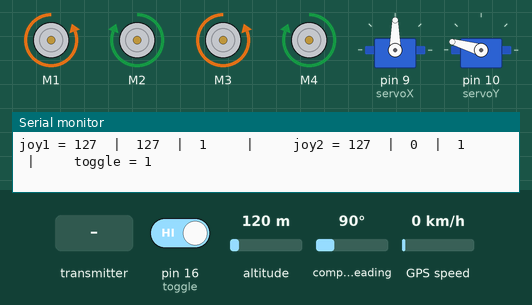
Bench run of a sketch on a simulated Arduino Mega 2560, built with avr-gcc and run on an emulated ATmega2560. On the bench: 4 × DC motor (green arrow = forward, orange = backward, longer = faster), 2 × servo, the last lines printed to the serial monitor. Inputs (shaded band) come from the test bench; at power-on: compass heading 90°, pin 16 (toggle) HIGH, altitude 120 m, GPS speed 0 km/h. The GPS gets a fix after 3 s at 37.7749, -122.4194 with 8 satellites; no radio packets arrive unless stated.

Above: at 1.28 s.
1.3 s: the transmitter starts sending joy2Y = 255
At 3.6 s:
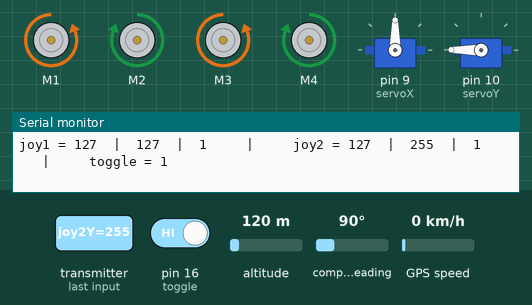
4.8 s: compass heading set to 67°
9.0 s: compass heading set to 64°
At 12.62 s:
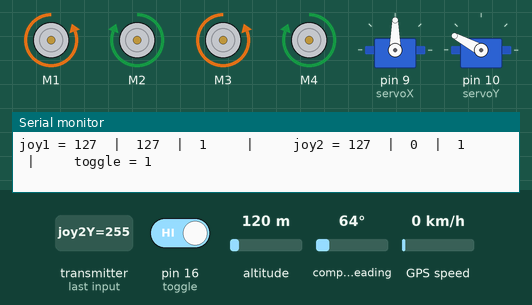
13.2 s: the transmitter starts sending joy2X = 0
16.7 s: the transmitter starts sending j1button = 0
At 16.85 s:
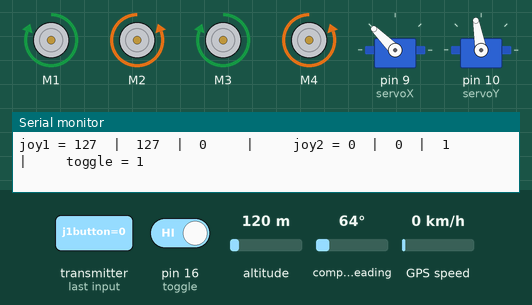
20.2 s: the transmitter starts sending joy2X = 128
At 20.26 s:
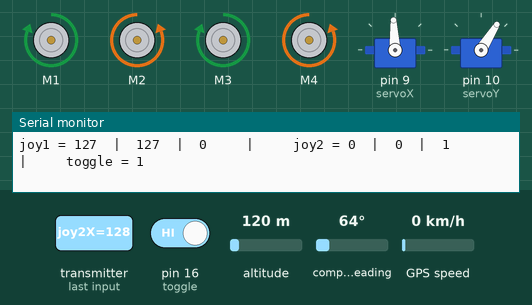
Timing chart, 0 to 24.7 s (numbered marks = the images above; inputs shaded):
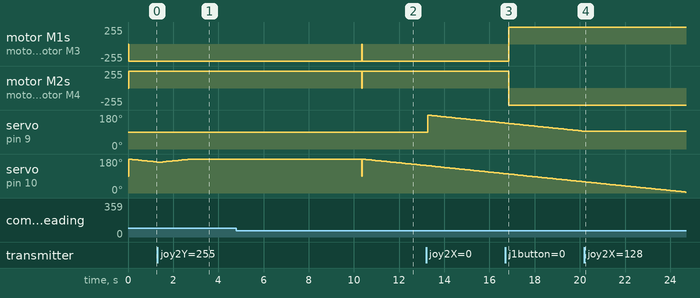

Measured:
- the behaviour switches between 65 and 64° on compass heading (found by bisection; images 1 and 2)
- after the input at 9.0 s, motor M1, motor M3: backward 255/255 → stopped after 1.3 s, → backward 255/255 0.02 s later; motor M2, motor M4: forward 255/255 → stopped after 1.3 s, → forward 255/255 0.02 s later
- after the input at 16.7 s, motor M1, motor M3: backward 255/255 → forward 255/255 after 0.15 s; motor M2, motor M4: forward 255/255 → backward 255/255 after 0.15 s
- after the input at 20.2 s, servo on pin 9 (servoX): goes on until 20.3 s, then stays 93°

The sketch:

rover.ino
```cpp
/**
 * ______________________________________________________________________________________________________
 * @author		:		HITESH BHOYAR
 * @file    	:		transmitter.ino
 * @brief   	:		This file includes the rover code and its functions
 * ______________________________________________________________________________________________________
 */

#include <SPI.h>             // FOR SPI COMMUNICATION OF NRF24L01 WITH ARDUINO
#include <nRF24L01.h>        // FOR NRF24L01
#include <RF24.h>            // FOR NRF24L01
#include <AFMotor.h>         // FOR MOTORS
#include <TinyGPS++.h>       // FOR GPS
#include <Servo.h>           // FOR SERVO
#include <NewPing.h>         // FOR ULTRASONIC SENSORS

RF24 radio(48, 49);                  // nRF24L01 (CE, CSN)
const byte addresses[][6] = {"00001", "00002"};  //PIPE ADDRESS

unsigned long time0 = 0;
unsigned long time1 = 0;

#define toggle 16
int flag_front=1 , flag_back=1 , flag_left=1 , flag_right=1;


AF_DCMotor motor1(1);                // FOR MOTORS
AF_DCMotor motor2(2);
AF_DCMotor motor3(3);
AF_DCMotor motor4(4);

Servo servoX;                        // CREATE SERVO USING THIS FUNCTION
Servo servoY;
int angleX = 180;
int angleY = 180;

#define neogps Serial1               // SET SERIAL PORT1 AS GPS RECEIVING PORT
TinyGPSPlus gps;                     // TINYGPS set gps as function

#define maxdist 200                  // FOR ULTRASONIC SENSORS

NewPing sonar_front (22 , 23 , maxdist); // Ultrasonic sensor trig, echo, maxdist
NewPing sonar_back  (24 , 25 , maxdist);
NewPing sonar_left  (26 , 27 , maxdist);
NewPing sonar_right (28 , 29 , maxdist);

struct data_package                  // STRUCTURE FOR CONTROLLER
  {
  byte joy1X;
  byte joy1Y;
  byte j1button;

  byte joy2X;
  byte joy2Y;
  byte j2button;

  byte toggle1;
  };
data_package data;                   // VARIABLE IS data

struct gps_package                   // STRUCTURE FOR GPS DATA
  {
  float latitude;
  float longitude;
  float altitude;
  float speed;
  byte  satellite;
  byte  abc;
  };
gps_package gpsdata;                 // VARIABLE IS gpsdata

void setup()
{
  Serial.begin(9600);
  neogps.begin(9600);                        // BEGIN SERIAL1 COMMUNICATION WITH Neo6mGPS
  gpsdata.abc=0;

  radio.begin();                             // SET RADIO
  radio.openWritingPipe(   addresses[0]);    // 00001
  radio.openReadingPipe(1, addresses[1]);    // 00002
  radio.setAutoAck(false);
  radio.setDataRate(RF24_250KBPS);
  radio.setPALevel(RF24_PA_LOW);

  pinMode(toggle, INPUT_PULLUP);

  motor1.setSpeed(255);                      // SET MOTOR SPEED
  motor2.setSpeed(255);
  motor3.setSpeed(255);
  motor4.setSpeed(255);
  motor1.run(RELEASE);                       // SET MOTOR TO RELEASE(STOP)
  motor2.run(RELEASE);
  motor3.run(RELEASE);
  motor4.run(RELEASE);

  servoX.attach(9);                          // ATTACH SERVO TO PINS
  servoY.attach(10);

  resetdata();
}
void loop()
{
  radio.startListening();                    //  SET AS RECEIVER
  if (radio.available())
  {
    radio.read(&data, sizeof(data_package));
    time0 = millis();
  }
  time1 = millis();
  if ( time1 - time0 > 1000 )
  { resetdata(); }

  serial_print_data();                       // SERIAL PRINT RECEIVED DATA

  int toggle_switch = digitalRead(toggle);

  if( toggle_switch == 0 )
  {
  if( sonar_front.ping_cm() < 40 )
  flag_front = 0;
  if( sonar_back.ping_cm () < 40 )
  flag_back  = 0;
  if( sonar_left.ping_cm () < 40 )
  flag_left  = 0;
  if( sonar_right.ping_cm() < 40 )
  flag_right = 0;
  }

  // MOVEMENTS OF THE ROVER

    if (data.joy1Y > 150 && flag_front == 1 )            // FORWARD
    {
    motor1.run(FORWARD);
    motor2.run(FORWARD);
    motor3.run(FORWARD);
    motor4.run(FORWARD);
    }
    else if (data.joy1Y < 104 && flag_back  == 1 )       // BACKWARD
    {
    motor1.run(BACKWARD);
    motor2.run(BACKWARD);
    motor3.run(BACKWARD);
    motor4.run(BACKWARD);
    }
    else if (data.joy1X > 150 && flag_left  == 1 )       // LEFT
    {
    motor1.run(BACKWARD);
    motor2.run(FORWARD);
    motor3.run(FORWARD);
    motor4.run(BACKWARD);
    }
    else if (data.joy1X < 104 && flag_right == 1 )       // RIGHT
    {
    motor1.run(FORWARD);
    motor2.run(BACKWARD);
    motor3.run(BACKWARD);
    motor4.run(FORWARD);
    }
    else                             // STOP MOVING
    release();

    if ( data.joy1Y > 150 && data.joy1X > 150 && flag_front == 1 && flag_left  == 1 )       // FORWARD LEFT
    {
    motor1.run(RELEASE);
    motor2.run(FORWARD);
    motor3.run(FORWARD);
    motor4.run(RELEASE);
    }
    else if (data.joy1Y > 150 && data.joy1X < 104 && flag_front == 1 && flag_right == 1 )    // FORWARD RIGHT
    {
    motor1.run(FORWARD);
    motor2.run(RELEASE);
    motor3.run(RELEASE);
    motor4.run(FORWARD);
    }
    else if (data.joy1Y < 104 && data.joy1X > 150 && flag_back  == 1 && flag_left  == 1 )    // BACKWARD LEFT
    {
    motor1.run(BACKWARD);
    motor2.run(RELEASE);
    motor3.run(RELEASE);
    motor4.run(BACKWARD);
    }
    else if (data.joy1Y < 104 && data.joy1X < 104 && flag_back  == 1 && flag_right == 1 )    // BACKWARD RIGHT
    {
    motor1.run(RELEASE);
    motor2.run(BACKWARD);
    motor3.run(BACKWARD);
    motor4.run(RELEASE);
    }
    else                               //STOP MOVING
    release();

    if (data.j1button == 1)            // ROTATE LEFT OR ANTI-CLOCKWISE
    {
    motor1.run(BACKWARD);
    motor2.run(FORWARD);
    motor3.run(BACKWARD);
    motor4.run(FORWARD);
    }
    else if (data.j2button == 1)       // ROTATE RIGHT OR CLOCKWISE
    {
    motor1.run(FORWARD);
    motor2.run(BACKWARD);
    motor3.run(FORWARD);
    motor4.run(BACKWARD);
    }
    else                               //STOP MOVING
    release();

  flag_front = 1;
  flag_back  = 1;
  flag_left  = 1;
  flag_right = 1;
  //

  // MOVEMENTS OF THE SERVO                  // SERVO MOVE UNTIL THE JOYSTICK IS MOVED THEN STOPS WHEN JOYSTICK IS RELEASED

    if (data.joy2X > 150 && angleX < 360)         // SERVO X AXIS
    {
    angleX = angleX + 1;
    servoX.write(angleX);
    }

    if(data.joy2X < 104 && angleX > 0 )
    {
    angleX = angleX - 1;
    servoX.write(angleX);
    }

    if(data.joy2Y > 150 && angleY < 360)   // SERVO Y AXIS
    {
    angleY = angleY + 1;
    servoY.write(angleY);
    }

    if(data.joy2Y < 104 && angleY > 0)
    {
    angleY = angleY - 1;
    servoY.write(angleY);
    }
  //

  delay(5);

  radio.stopListening();                     // SET AS TRANSMITTER

    while (neogps.available() > 0)           // GET GPS DATA
    if (gps.encode(neogps.read()))
    {
    if (  gps.location.isValid() == 1  )
    {
    gpsdata.latitude  = gps.location.lat();
    gpsdata.longitude = gps.location.lng();
    gpsdata.altitude  = gps.altitude.meters();
    gpsdata.speed     = gps.speed.kmph();
    gpsdata.satellite = gps.satellites.value();
    }
    //else
    //{ gpsdata.abc = 1; }
  }
  gpsdata.abc = 1;
  radio.write( &gpsdata, sizeof(gps_package) );

  delay(5);
}

void release()
{
  motor1.run(RELEASE);
  motor2.run(RELEASE);
  motor3.run(RELEASE);
  motor4.run(RELEASE);
}
void serial_print_data()
{
  Serial.print("joy1 = ");
  Serial.print(data.joy1X);
  Serial.print("  |  ");
  Serial.print(data.joy1Y);
  Serial.print("  |  ");
  Serial.print(data.j1button);
  Serial.print("     |     ");
  Serial.print("joy2 = ");
  Serial.print(data.joy2X);
  Serial.print("  |  ");
  Serial.print(data.joy2Y);
  Serial.print("  |  ");
  Serial.print(data.j2button);
  Serial.print("     |     ");
  Serial.print("toggle = ");
  Serial.println(data.toggle1);
}

void resetdata()                             // RESET DATA PACAKAGE OF TRANSMITTER
{
  data.joy1X = 127;
  data.joy1Y = 127;
  data.j1button = 1;

  data.joy2X = 127;
  data.joy2X = 127;
  data.j2button = 1;

  data.toggle1 = 1;
}
```
